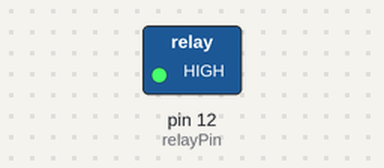
The sketch below on a simulated Arduino Uno, built with avr-gcc and run on an emulated ATmega328P. Parts: switched loads named in the sketch (green lamp = pin HIGH).

Above: at 0.1 s.
Timing chart, 0 to 1.6 s (numbered marks = the images above):
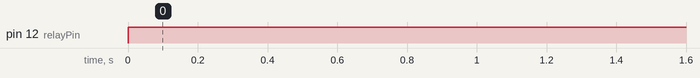

Measured:
- by itself, pin 12 (relayPin): LOW → HIGH at 0.00 s

The sketch:

relay_module_testing_code.ino
```cpp
// define the pin to which the relay module is connected
int relayPin = 12;

void setup() {
  // set the relay pin as an output
  pinMode(relayPin, OUTPUT);
}

void loop() {
  // turn the relay on for 2 seconds
  //digitalWrite(relayPin, LOW);
  digitalWrite(relayPin, HIGH);
}
```
